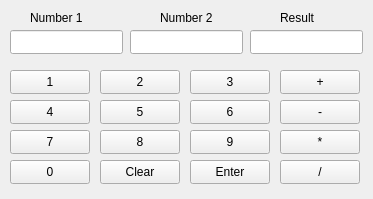
<?xml version="1.0" encoding="UTF-8"?>
<ui version="4.0">
 <class>MainWindow</class>
 <widget class="QMainWindow" name="MainWindow">
  <property name="geometry">
   <rect>
    <x>0</x>
    <y>0</y>
    <width>373</width>
    <height>199</height>
   </rect>
  </property>
  <property name="windowTitle">
   <string>MainWindow</string>
  </property>
  <widget class="QWidget" name="centralwidget">
   <widget class="QLineEdit" name="result">
    <property name="geometry">
     <rect>
      <x>250</x>
      <y>30</y>
      <width>113</width>
      <height>24</height>
     </rect>
    </property>
   </widget>
   <widget class="QPushButton" name="sub">
    <property name="geometry">
     <rect>
      <x>280</x>
      <y>100</y>
      <width>80</width>
      <height>24</height>
     </rect>
    </property>
    <property name="text">
     <string>-</string>
    </property>
   </widget>
   <widget class="QPushButton" name="add">
    <property name="geometry">
     <rect>
      <x>280</x>
      <y>70</y>
      <width>80</width>
      <height>24</height>
     </rect>
    </property>
    <property name="text">
     <string>+</string>
    </property>
   </widget>
   <widget class="QPushButton" name="mul">
    <property name="geometry">
     <rect>
      <x>280</x>
      <y>130</y>
      <width>80</width>
      <height>24</height>
     </rect>
    </property>
    <property name="text">
     <string>*</string>
    </property>
   </widget>
   <widget class="QPushButton" name="div">
    <property name="geometry">
     <rect>
      <x>280</x>
      <y>160</y>
      <width>80</width>
      <height>24</height>
     </rect>
    </property>
    <property name="text">
     <string>/</string>
    </property>
   </widget>
   <widget class="QPushButton" name="n2">
    <property name="geometry">
     <rect>
      <x>100</x>
      <y>70</y>
      <width>80</width>
      <height>24</height>
     </rect>
    </property>
    <property name="text">
     <string>2</string>
    </property>
   </widget>
   <widget class="QPushButton" name="n5">
    <property name="geometry">
     <rect>
      <x>100</x>
      <y>100</y>
      <width>80</width>
      <height>24</height>
     </rect>
    </property>
    <property name="text">
     <string>5</string>
    </property>
   </widget>
   <widget class="QPushButton" name="n8">
    <property name="geometry">
     <rect>
      <x>100</x>
      <y>130</y>
      <width>80</width>
      <height>24</height>
     </rect>
    </property>
    <property name="text">
     <string>8</string>
    </property>
   </widget>
   <widget class="QPushButton" name="enter">
    <property name="geometry">
     <rect>
      <x>190</x>
      <y>160</y>
      <width>80</width>
      <height>24</height>
     </rect>
    </property>
    <property name="text">
     <string>Enter</string>
    </property>
   </widget>
   <widget class="QPushButton" name="n1">
    <property name="geometry">
     <rect>
      <x>10</x>
      <y>70</y>
      <width>80</width>
      <height>24</height>
     </rect>
    </property>
    <property name="text">
     <string>1</string>
    </property>
   </widget>
   <widget class="QPushButton" name="n4">
    <property name="geometry">
     <rect>
      <x>10</x>
      <y>100</y>
      <width>80</width>
      <height>24</height>
     </rect>
    </property>
    <property name="text">
     <string>4</string>
    </property>
   </widget>
   <widget class="QPushButton" name="n7">
    <property name="geometry">
     <rect>
      <x>10</x>
      <y>130</y>
      <width>80</width>
      <height>24</height>
     </rect>
    </property>
    <property name="text">
     <string>7</string>
    </property>
   </widget>
   <widget class="QPushButton" name="clear">
    <property name="geometry">
     <rect>
      <x>100</x>
      <y>160</y>
      <width>80</width>
      <height>24</height>
     </rect>
    </property>
    <property name="text">
     <string>Clear</string>
    </property>
   </widget>
   <widget class="QPushButton" name="n0">
    <property name="geometry">
     <rect>
      <x>10</x>
      <y>160</y>
      <width>80</width>
      <height>24</height>
     </rect>
    </property>
    <property name="text">
     <string>0</string>
    </property>
   </widget>
   <widget class="QPushButton" name="n3">
    <property name="geometry">
     <rect>
      <x>190</x>
      <y>70</y>
      <width>80</width>
      <height>24</height>
     </rect>
    </property>
    <property name="text">
     <string>3</string>
    </property>
   </widget>
   <widget class="QPushButton" name="n6">
    <property name="geometry">
     <rect>
      <x>190</x>
      <y>100</y>
      <width>80</width>
      <height>24</height>
     </rect>
    </property>
    <property name="text">
     <string>6</string>
    </property>
   </widget>
   <widget class="QPushButton" name="n9">
    <property name="geometry">
     <rect>
      <x>190</x>
      <y>130</y>
      <width>80</width>
      <height>24</height>
     </rect>
    </property>
    <property name="text">
     <string>9</string>
    </property>
   </widget>
   <widget class="QLineEdit" name="num2">
    <property name="geometry">
     <rect>
      <x>130</x>
      <y>30</y>
      <width>113</width>
      <height>24</height>
     </rect>
    </property>
   </widget>
   <widget class="QLineEdit" name="num1">
    <property name="geometry">
     <rect>
      <x>10</x>
      <y>30</y>
      <width>113</width>
      <height>24</height>
     </rect>
    </property>
   </widget>
   <widget class="QLabel" name="label">
    <property name="geometry">
     <rect>
      <x>30</x>
      <y>10</y>
      <width>61</width>
      <height>16</height>
     </rect>
    </property>
    <property name="text">
     <string>Number 1</string>
    </property>
   </widget>
   <widget class="QLabel" name="label_2">
    <property name="geometry">
     <rect>
      <x>160</x>
      <y>10</y>
      <width>61</width>
      <height>16</height>
     </rect>
    </property>
    <property name="text">
     <string>Number 2</string>
    </property>
   </widget>
   <widget class="QLabel" name="label_3">
    <property name="geometry">
     <rect>
      <x>280</x>
      <y>10</y>
      <width>49</width>
      <height>16</height>
     </rect>
    </property>
    <property name="text">
     <string>Result</string>
    </property>
   </widget>
  </widget>
 </widget>
 <resources/>
 <connections/>
</ui>
